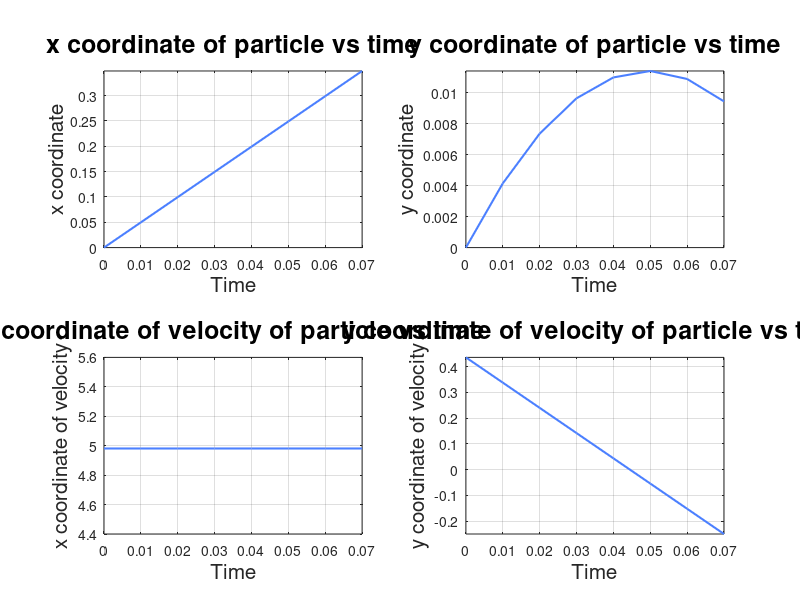

Write MATLAB code to recreate this figure.
clc
warning('off', 'all');

u = input(disp("Enter the initial velocity: "));
theta = (pi ./ 180) .* input(disp("Enter the angle in degree: "));

x0 = 0;
y0 = 0;
vx0 = u .* cos(theta);
vy0 = u .* sin(theta);
v0 = sqrt(vx0^2 + vy0^2);

Tf = 2 * vy0 / 9.8;
h = 0.01;
T = Tf ./ h;

function ret = fxt(x, t, vx0)
    func = vx0;
    ret = func;
endfunction

function ret = fyt(y, t, vy0)
    func = vy0 - 9.8 .* t;
    ret = func;
endfunction

function ret = fvxt(vx, t)
    func = 0;
    ret = func;
endfunction

function ret = fvyt(vy, t)
    func = -9.8;
    ret = func;
endfunction

x = x0;
y = y0;
vx = vx0;
vy = vy0;
t = 0;

xm = [];
ym = [];
vxm = [];
vym = [];
tm = [];

i = 1;

for i = 1:T
    xm(i) = x;
    ym(i) = y;
    vxm(i) = vx;
    vym(i) = vy;
    tm(i) = t;
    % for x
    k1x = fxt(x, t, vx0);
    k2x = fxt((x + h ./ 2), (t + h .* k1x ./ 2), vx0);
    k3x = fxt((x + h ./ 2), (t + h .* k2x ./ 2), vx0);
    k4x = fxt((x + h), (t + h .* k3x), vx0);
    x = x + h .* (k1x + 2 .* k2x + 2 .* k3x + k4x) ./ 6;
    % for y
    k1y = fyt(x, t, vy0);
    k2y = fyt((x + h ./ 2), (t + h .* k1y ./ 2), vy0);
    k3y = fyt((x + h ./ 2), (t + h .* k2y ./ 2), vy0);
    k4y = fyt((x + h), (t + h .* k3y), vy0);
    y = y + h .* (k1y + 2 .* k2y + 2 .* k3y + k4y) ./ 6;
    % for vx
    k1vx = fvxt(vx, t);
    k2vx = fvxt((vx + h ./ 2), (t + h .* k1vx ./ 2));
    k3vx = fvxt((vx + h ./ 2), (t + h .* k2vx ./ 2));
    k4vx = fvxt((vx + h), (t + h .* k3vx));
    vx = vx + h .* (k1vx + 2 .* k2vx + 2 .* k3vx + k4vx) ./ 6;
    % for vy
    k1vy = fvyt(vy, t);
    k2vy = fvyt((vy + h ./ 2), (t + h .* k1vy ./ 2));
    k3vy = fvyt((vy + h ./ 2), (t + h .* k2vy ./ 2));
    k4vy = fvyt((vy + h), (t + h .* k3vy));
    vy = vy + h .* (k1vy + 2 .* k2vy + 2 .* k3vy + k4vy) ./ 6;
    % for t
    t = t + h;
endfor

subplot(2, 2, 1)
plot(tm, xm, "color", [0.3, 0.5, 1], "linewidth", 1.5);
axis([0 max(tm) 0 max(xm)])
grid on;
title("x coordinate of particle vs time", "fontsize", 18)
xlabel("Time", "fontsize", 15)
ylabel("x coordinate", "fontsize", 15)

subplot(2, 2, 2)
plot(tm, ym, "color", [0.3, 0.5, 1], "linewidth", 1.5);
axis([0 max(tm) 0 max(ym)])
grid on;
title("y coordinate of particle vs time", "fontsize", 18)
xlabel("Time", "fontsize", 15)
ylabel("y coordinate", "fontsize", 15)

subplot(2, 2, 3)
plot(tm, vxm, "color", [0.3, 0.5, 1], "linewidth", 1.5);
axis([0 max(tm)])
grid on;
title("x coordinate of velocity of particle vs time", "fontsize", 18)
xlabel("Time", "fontsize", 15)
ylabel("x coordinate of velocity", "fontsize", 15)

subplot(2, 2, 4)
plot(tm, vym, "color", [0.3, 0.5, 1], "linewidth", 1.5);
axis([0 max(tm) min(vym) max(vym)])
grid on;
title("y coordinate of velocity of particle vs time", "fontsize", 18)
xlabel("Time", "fontsize", 15)
ylabel("y coordinate of velocity", "fontsize", 15)
